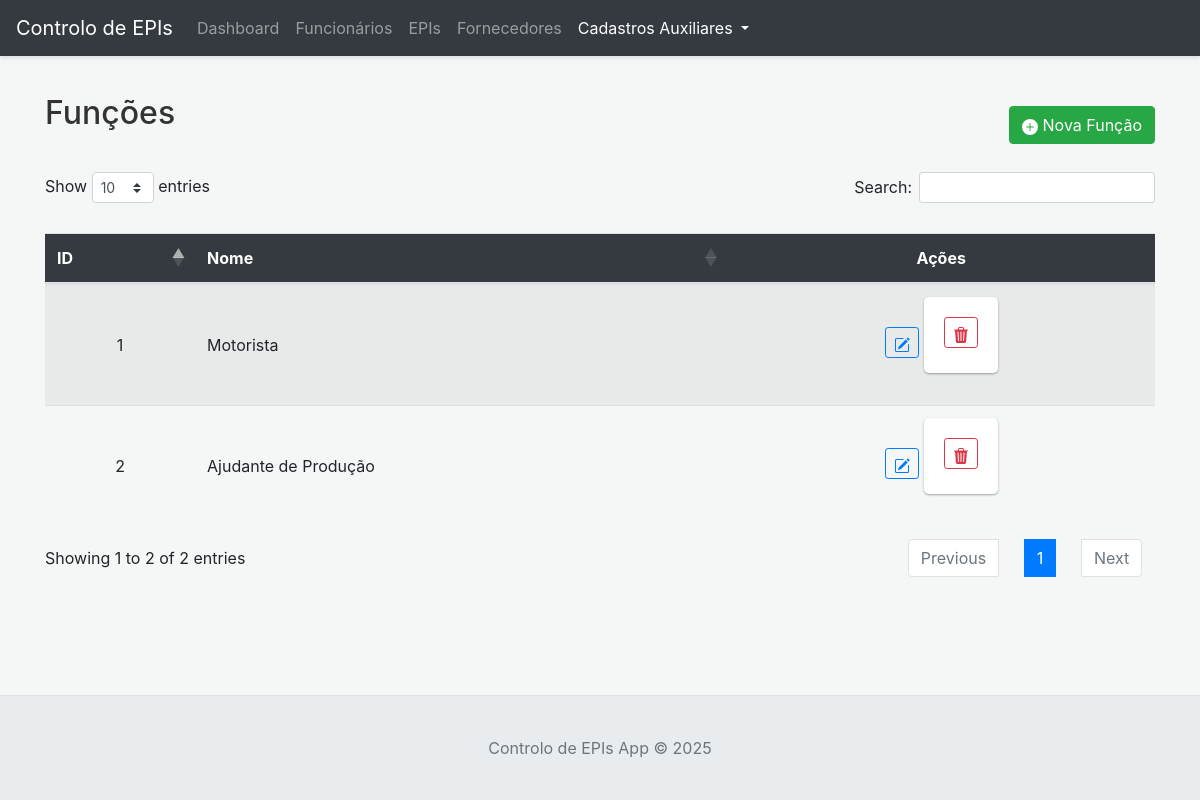
Screenshot of /funcoes with the database file from the repository.
### tables this page shows
CREATE TABLE funcoes (
                id INTEGER PRIMARY KEY AUTOINCREMENT,
                nome TEXT NOT NULL UNIQUE
            );

### app.py (the view)
@app.route('/funcoes')
def listar_funcoes():
    funcoes = db.get_all_funcoes()
    return render_template('funcoes.html', funcoes=funcoes or [])

### app.py (called while the page is built)
@app.context_processor
def inject_now():
    return {'now': datetime.datetime.now(datetime.timezone.utc)}

### database.py (called while the page is built)
    def _get_conn(self):
        conn = sqlite3.connect(self.db_path)
        conn.row_factory = sqlite3.Row
        conn.execute("PRAGMA foreign_keys = ON;")
        return conn

    def get_all_funcoes(self):
        query = "SELECT * FROM funcoes ORDER BY nome"
        return self.execute_query(query, fetch_all=True)

### templates/funcoes.html (shortened to what this page needs)
{% extends "base.html" %}
{% block content %}
<div class="d-flex justify-content-between align-items-center mb-3">
    <h2>Funções</h2>
    <button type="button" class="btn btn-success" data-toggle="modal" data-target="#modalFuncao" id="btnNovaFuncao">
        <svg xmlns="http://www.w3.org/2000/svg" width="16" height="16" fill="currentColor" class="bi bi-plus-circle-fill" viewBox="0 0 16 16">
            <path d="M16 8A8 8 0 1 1 0 8a8 8 0 0 1 16 0zM8.5 4.5a.5.5 0 0 0-1 0v3h-3a.5.5 0 0 0 0 1h3v3a.5.5 0 0 0 1 0v-3h3a.5.5 0 0 0 0-1h-3v-3z"/>
        </svg>
        Nova Função
    </button>
</div>
{% if funcoes %}
<div class="table-responsive">
    <table class="table table-striped table-hover" id="tabelaFuncoes">
        <thead>
            <tr>
                <th>ID</th>
                <th class="text-left-override">Nome</th>
                <th>Ações</th>
            </tr>
        </thead>
        <tbody>
            {% for func in funcoes %}
            <tr>
                <td>{{ func.id }}</td>
                <td class="text-left-override">{{ func.nome }}</td>
                <td>
                    <div class="action-buttons">
                        <button type="button" class="btn btn-sm btn-outline-primary btn-editar-funcao" title="Editar"
                                data-toggle="modal" data-target="#modalFuncao" data-id="{{ func.id }}" data-nome="{{ func.nome }}">
                        </button>
                        <form action="{{ url_for('excluir_funcao', func_id=func.id) }}" method="POST" style="display:inline;" onsubmit="return confirm('Tem certeza que deseja excluir esta função? Funcionários associados terão a função removida.');">
                            <button type="submit" class="btn btn-sm btn-outline-danger" title="Excluir">
                            </button>
                        </form>
                    </div>
                </td>
            </tr>
            {% endfor %}
        </tbody>
    </table>
</div>
{% else %}
<div class="alert alert-info mt-3" role="alert">
    Nenhuma função cadastrada.
</div>
{% endif %}
{% endblock %}

### static/style.css (style rules this page uses)
html, body { height: 100%; margin: 0; }
body { display: flex; flex-direction: column; padding-top: 70px; background-color: #f4f7f6; }
.action-buttons .btn { margin-right: 5px; margin-bottom: 5px; }
.action-buttons .btn:last-child { margin-right: 0; }
.table td .action-buttons { white-space: nowrap; display: flex; align-items: center; justify-content: center; }
.table th:last-child, .table td:last-child { min-width: 130px; width: auto; text-align: center !important; }
.table thead th { background-color: #343a40; color: white; vertical-align: middle; text-align: center; }
.table tbody td { vertical-align: middle; text-align: center; }
h2 { color: #333; margin-bottom: 1.5rem; }
form { background-color: #fff; padding: 20px; border-radius: .3rem; box-shadow: 0 1px 3px rgba(0,0,0,.12), 0 1px 2px rgba(0,0,0,.24); margin-bottom: 20px; }
.text-left-override { text-align: left !important; }

### rows the page displays
funcoes: id "2", nome "Ajudante de Produção"
funcoes: id "1", nome "Motorista"
